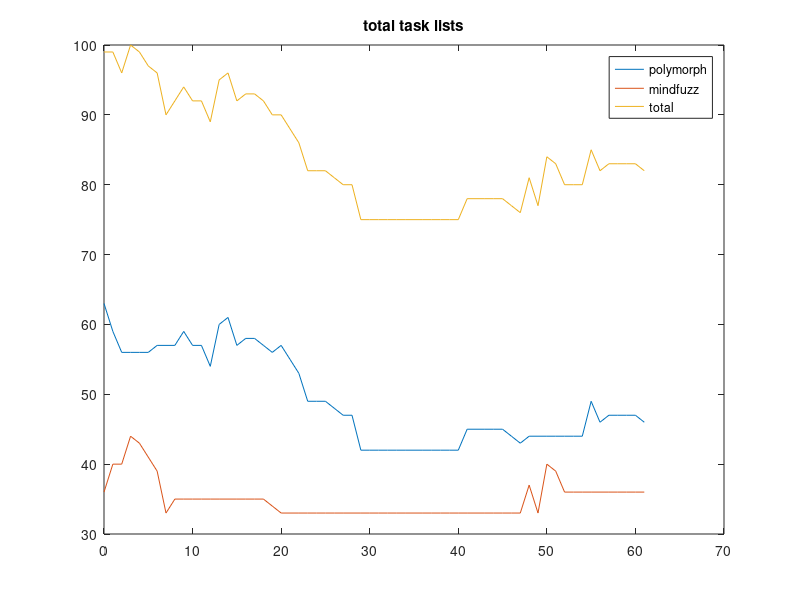
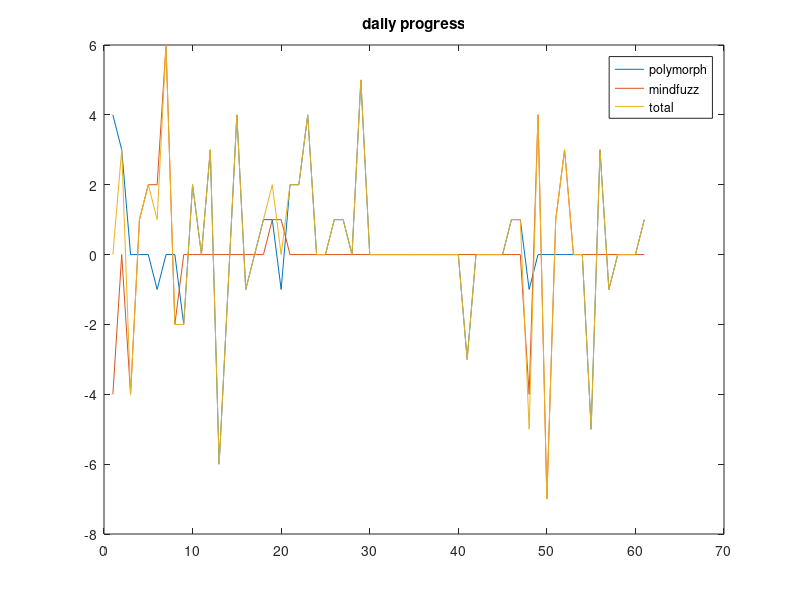

Recreate these plots in MATLAB, in order.
close all
clear all

polymorph_pixel_tasks = [63,59,56,56,56,56,57,57,57,59,57,57,54,60,61,...
    57,58,58,57,56,57,55,53,49,49,49,48,47,47,42,42,42,42,42,42,42,42,...
    42,42,42,42,45,45,45,45,45,44,43,44,44,44,44,44,44,44,49,46,47,47,...
    47,47,46]';
mindfuzz_design_tasks = [36,40,40,44,43,41,39,33,35,35,35,35,35,35,35,...
    35,35,35,35,34,33,33,33,33,33,33,33,33,33,33,33,33,33,33,33,33,33,...
    33,33,33,33,33,33,33,33,33,33,33,37,33,40,39,36,36,36,36,36,36,36,...
    36,36,36]';
total_design_tasks = polymorph_pixel_tasks + mindfuzz_design_tasks;

l = length(polymorph_pixel_tasks);

x = linspace(0, l-1, l);

polymorph_deltas = polymorph_pixel_tasks(2:l) -...
    polymorph_pixel_tasks(1:l-1);
mindfuzz_deltas = mindfuzz_design_tasks(2:l) -...
    mindfuzz_design_tasks(1:l-1);
total_deltas = polymorph_deltas + mindfuzz_deltas;

figure
plot(x,polymorph_pixel_tasks);
hold on
plot(x,mindfuzz_design_tasks);
plot(x,total_design_tasks);
title('total task lists');
legend('polymorph','mindfuzz','total');

figure
plot(-1*polymorph_deltas);
hold on
plot(-1*mindfuzz_deltas);
plot(-1*total_deltas);
title('daily progress');
legend('polymorph', 'mindfuzz', 'total');
